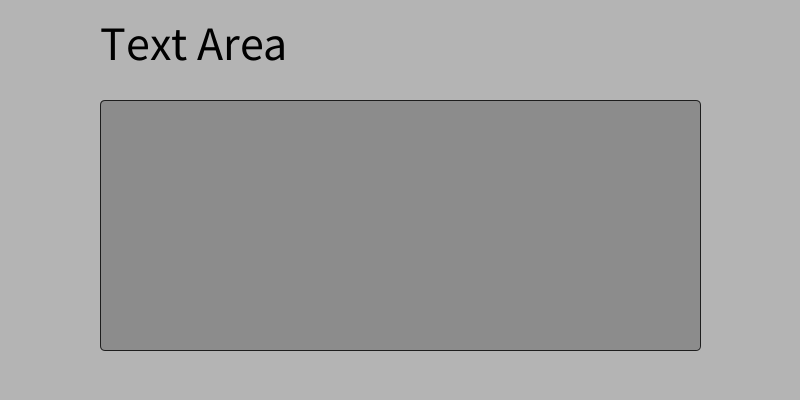
Frame 1 (no input)
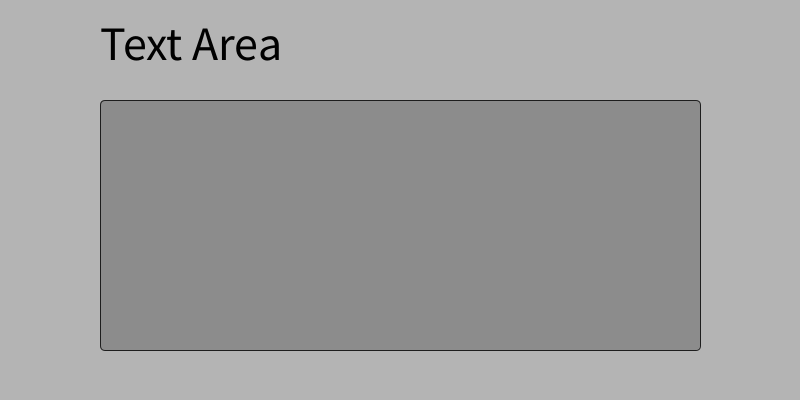
Frame 60 (the mouse pressed at the canvas centre just before this capture)
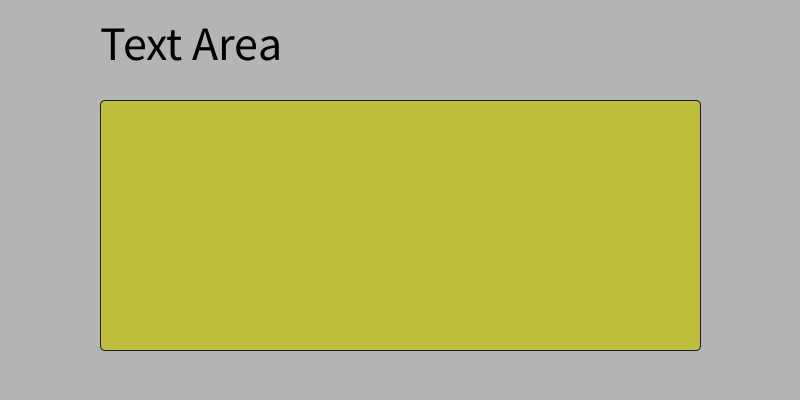
Frame 120 (the mouse held since frame 60 and released just before this capture)

The Processing sketch that drew these frames (run headless with seeded random() and noise(); from frame 60 on, the mouse is pressed at the canvas centre):

// Processing sketch: textarea_001
// ── textarea_001.pde
// Exemple d'ús d'una Àrea de Text

// Declaració de les variables
TextArea areaText;

void setup() {
   size(800, 400);
   
   // Creació dels camps de text
   areaText = new TextArea(100, 100, 600, 250, 40, 5);
}

void draw() {
  
   background(180);

   // Dibuixa les etiquetes de text
   fill(0); textSize(48); textAlign(LEFT);
   text("Text Area", 100, 60);
   
   // Dibuixa l'àrea de text
   areaText.display();

}

// Mira si pitjam sobre l'àrea de text
void mousePressed() {
   areaText.isPressed();
}


// Quan pitjam tecla
void keyPressed() {
   areaText.keyPressed(key, (int)keyCode);
}

// ── TextArea.pde
// Component Camp de Text

class TextArea {
  
  // Propietats del camp de text
  int x, y, h, w;
  int numCols, numRows;
  
  // Colors
  color bgColor = color(140, 140, 140);
  color fgColor = color(0, 0, 0);
  color selectedColor = color(190, 190, 60);
  color borderColor = color(30, 30, 30);
  int borderWeight = 1;
  
  // Text del camp
  String text = "";
  String[] lines;
  int textSize = 24;

  boolean selected = false;
   
  // Constructor
  TextArea(int x, int y, int w, int h, int nc, int nr) {
      this.x = x; this.y = y; this.w = w; this.h = h;
      this.numCols = nc; this.numRows = nr;
      
      this.lines = new String[nr];
   }
  
  // Dibuixa el Camp de Text
  void display() {
      pushStyle();
      if (selected) {
         fill(selectedColor);
      } else {
         fill(bgColor);
      }
      
      strokeWeight(borderWeight);
      stroke(borderColor);
      rect(x, y, w, h, 5);
      
      fill(fgColor);
      textSize(textSize);
      for(int i=0; i<lines.length; i++){
        if(lines[i]!=null){
          text(lines[i], x + 5, y + (i+1)*textSize);
        }
      }
      popStyle();
   }
   
   void updateLines(){
     if(text.length()>0){
       int numLines = constrain(text.length() / numCols, 0, this.numRows-1);
       println("NUM LINES: "+numLines);
       for(int i=0; i<=numLines; i++){
           int start = i*numCols;
           int end = min(text.length(), (i+1)*numCols);
           lines[i] = text.substring(start, end);
       }
     }
     else {
        for(int i=0; i<lines.length; i++){ 
          lines[i] ="";
        }
     }
     printArray(lines);
   }
   
   // Afegeix, lleva el text que es tecleja
   void keyPressed(char key, int keyCode) {
      if (selected) {
         if (keyCode == (int)BACKSPACE) {
            removeText();
         } else if (keyCode == 32) {
            addText(' '); // SPACE
         } else {
           addText(key);
         }
      }
   }
   
   // Afegeix la lletra c al final del text
   void addText(char c) {
      if (this.text.length() < this.numCols*this.numRows) {
         this.text += c;
         println("TEXT:"+this.text);
      }
      updateLines();
   }
   
   // Lleva la darrera lletra del text
   void removeText() {
      if (text.length()> 0) {
         text = text.substring(0, text.length()-1);
      }
      updateLines();
   }

   // Indica si el ratolí està sobre el camp de text
   boolean mouseOverTextField() {
      if (mouseX >= this.x && mouseX <= this.x + this.w) {
         if (mouseY >= this.y && mouseY <= this.y + this.h) {
            return true;
         }
      }
      return false;
   }
   
   // Selecciona el camp de text si pitjam a sobre
   // Deselecciona el camp de text si pitjam a fora
   void isPressed() {
      if (mouseOverTextField()) {
         selected = true;
      } else {
         selected = false;
      }
   }
}
